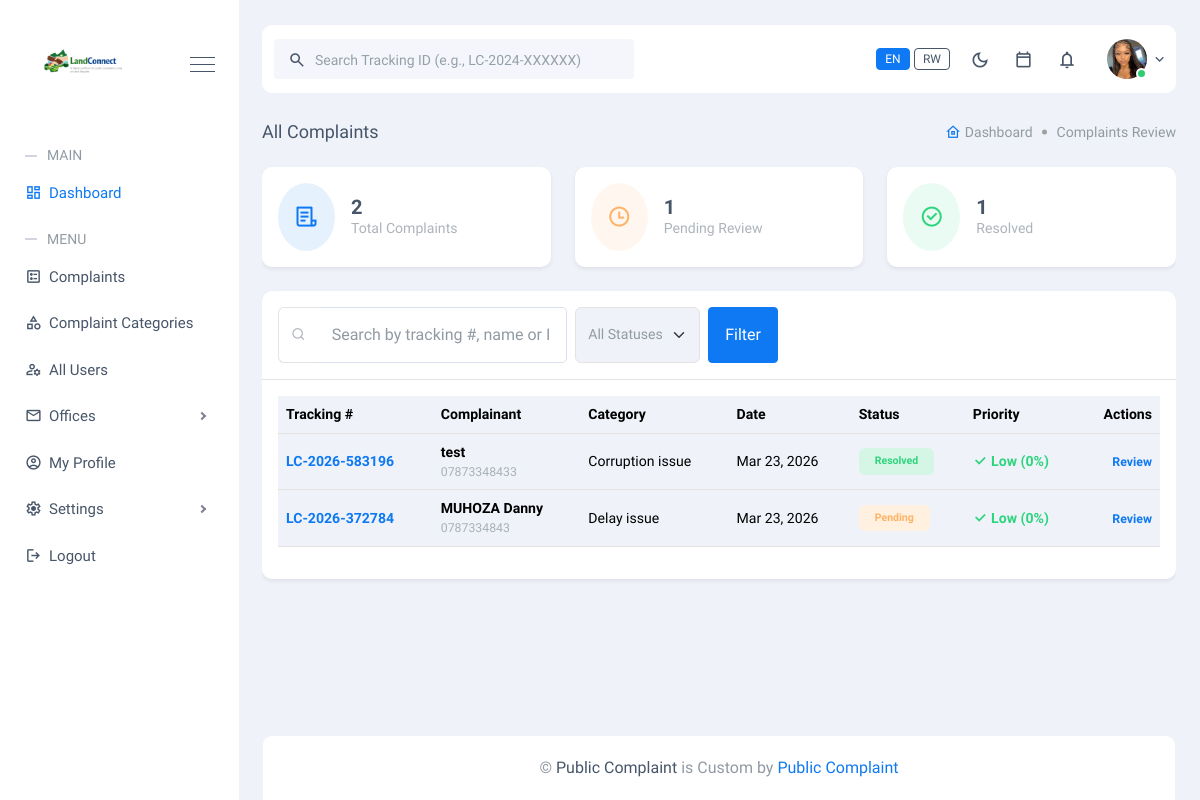
Page /administrator/complaints/ (signed in) on the earlier database version.
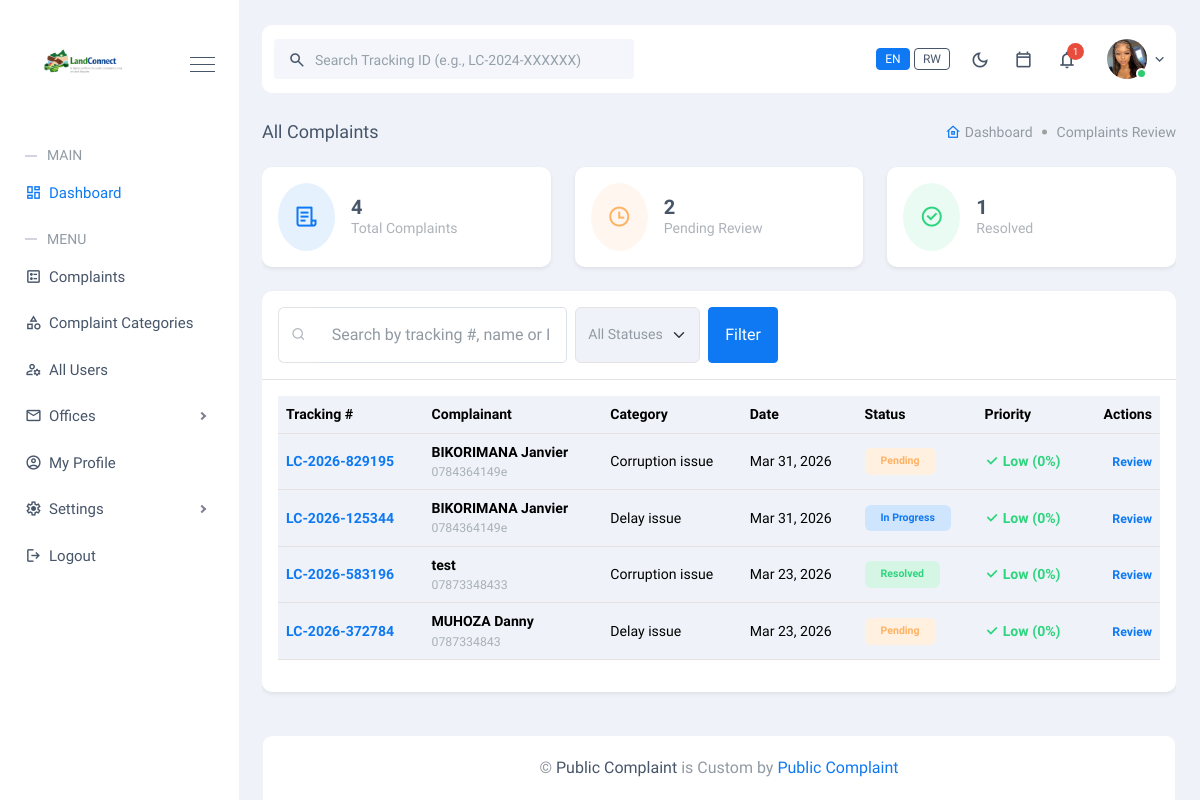
Same page on the later database version.
### citizen/models.py (models this page shows, shortened)
class Complaint(models.Model):
    STATUS_CHOICES = (
        ('pending', 'Pending'),
        ('in_progress', 'In Progress'),
        ('resolved', 'Resolved'),
        ('rejected', 'Rejected'),
    )
    GENDER_CHOICES = (
        ('male', 'Male'),
        ('female', 'Female'),
        ('other', 'Other'),
    )
    full_name = models.CharField(max_length=255)
    gender = models.CharField(max_length=10, choices=GENDER_CHOICES)
    phone_number = models.CharField(max_length=20)
    email = models.EmailField()
    national_id = models.CharField(max_length=20, verbose_name="ID or Passport Number")
    residence_province = models.ForeignKey('accounts.Province', on_delete=models.SET_NULL, null=True, related_name='complainant_residences')
    residence_district = models.ForeignKey('accounts.District', on_delete=models.SET_NULL, null=True, related_name='complainant_residences')
    residence_sector = models.CharField(max_length=100)
    residence_cell = models.CharField(max_length=100)
    residence_village = models.CharField(max_length=100)
    land_province = models.ForeignKey('accounts.Province', on_delete=models.SET_NULL, null=True, related_name='disputed_lands')
    land_district = models.ForeignKey('accounts.District', on_delete=models.SET_NULL, null=True, related_name='disputed_lands')
    land_sector = models.CharField(max_length=100)
    land_cell = models.CharField(max_length=100)
    upi = models.CharField(max_length=50, verbose_name="Parcel Identification (UPI)")
    category = models.ForeignKey('administrator.ComplaintCategory', on_delete=models.CASCADE, related_name='complaints')
    description = models.TextField(max_length=5000)
    has_approached_other_institution = models.BooleanField(default=False)
    other_institution_name = models.CharField(max_length=255, blank=True, null=True)
    previous_resolution_details = models.TextField(blank=True, null=True)
    attachment = models.FileField(upload_to='complaint_attachments/', blank=True, null=True)
    tracking_number = models.CharField(max_length=20, unique=True, editable=False)
    citizen = models.ForeignKey(settings.AUTH_USER_MODEL, on_delete=models.SET_NULL, null=True, blank=True, related_name='my_complaints')
    status = models.CharField(max_length=20, choices=STATUS_CHOICES, default='pending')
    created_at = models.DateTimeField(auto_now_add=True)
    updated_at = models.DateTimeField(auto_now=True)
    is_escalated = models.BooleanField(default=False, help_text="True if this complaint has been escalated to higher authorities.")
    escalation_risk = models.FloatField(default=0.0, help_text="Predicted probability (0-1) of escalation.")
    assigned_to = models.ForeignKey(settings.AUTH_USER_MODEL, on_delete=models.SET_NULL, null=True, blank=True, related_name='assigned_complaints', help_text="The staff member handling this case.")
    assigned_at = models.DateTimeField(null=True, blank=True)
    resolved_at = models.DateTimeField(null=True, blank=True)
    is_appeal = models.BooleanField(default=False, help_text="True if this is an appeal of a previous resolution.")
    resolution_details = models.TextField(blank=True, null=True, help_text="Final outcome details.")
    assigned_office = models.ForeignKey('administrator.Office', on_delete=models.SET_NULL, null=True, blank=True, related_name='assigned_complaints_dept', help_text="The department/office handling this case.")
    class Meta:
        ordering = ['-created_at']

### administrator/models.py (models this page shows, shortened)
class ComplaintCategory(models.Model):
    name = models.CharField(max_length=200, unique=True)
    description = models.TextField(blank=True)
    is_active = models.BooleanField(default=True)
    created_at = models.DateTimeField(auto_now_add=True)
    class Meta:
        ordering = ['name']
        verbose_name = 'Complaint Category'
        verbose_name_plural = 'Complaint Categories'

### administrator/views.py (the view)
# urls.py: path('administrator/complaints/', views.admin_complaints_list, name='admin_complaints_list'),
@login_required
@administrator_required
def admin_complaints_list(request):
    from django.core.paginator import Paginator
    q = request.GET.get('q', '').strip()
    status_filter = request.GET.get('status', '')
    complaints_qs = Complaint.objects.select_related('category', 'citizen').order_by('-created_at')
    if status_filter:
        complaints_qs = complaints_qs.filter(status=status_filter)
    if q:
        complaints_qs = complaints_qs.filter(
            models.Q(tracking_number__icontains=q) |
            models.Q(full_name__icontains=q) |
            models.Q(national_id__icontains=q)
        )
    paginator = Paginator(complaints_qs.distinct(), 15)
    page = request.GET.get('page', 1)
    complaints = paginator.get_page(page)
    from complaint.ml_service import escalation_predictor
    for c in complaints:
        try:
            c.risk_score = escalation_predictor.predict_risk(c)
            c.risk_percentage = int(c.risk_score * 100)
        except:
            c.risk_score = 0.0
            c.risk_percentage = 0
    stats = {
        'total': Complaint.objects.count(),
        'pending': Complaint.objects.filter(status='pending').count(),
        'resolved': Complaint.objects.filter(status='resolved').count(),
    }
    return render(request, 'complaints/complaint_list.html', {
        'complaints': complaints,
        'stats': stats,
        'q': q,
        'current_status': status_filter
    })

### accounts/models.py (called while the page is built)
    @property
    def is_administrator(self):
        return self.user_type == self.ADMINISTRATOR

### citizen/context_processors.py (called while the page is built)
def notification_context(request):
    if request.user.is_authenticated:
        unread_count = Notification.objects.filter(recipient=request.user, is_read=False).count()
        recent_notifications = Notification.objects.filter(recipient=request.user).order_by('-created_at')[:5]
        return {
            'unread_notifications_count': unread_count,
            'recent_notifications': recent_notifications
        }
    return {
        'unread_notifications_count': 0,
        'recent_notifications': []
    }

### complaint/ml_service.py (called while the page is built, shortened)
    def load_model(self):
        if os.path.exists(self.MODEL_PATH) and os.path.exists(self.ENCODER_PATH):
            self.model = joblib.load(self.MODEL_PATH)
            self.encoders = joblib.load(self.ENCODER_PATH)
            return True
        return False

    def predict_risk(self, complaint):
        if not self.model and not self.load_model():
            return 0.0

### administrator/templates/complaints/complaint_list.html (shortened to what the changed rows need)
{% extends 'base.html' %}
{% load static %}
{% block content %}
<div class="main-content-container overflow-hidden">
    <div class="row mb-4">
        <div class="col-md-4">
            <div class="card bg-white border-0 rounded-10 p-3 shadow-sm">
                <div class="d-flex align-items-center">
                    <div>
                        <h4 class="mb-0 fs-20 fw-bold">{{ stats.total }}</h4>
                        <p class="text-muted mb-0" data-en="Total Complaints" data-rw="Ibibazo Byose">Total Complaints
                        </p>
                    </div>
                </div>
            </div>
        </div>
        <div class="col-md-4">
            <div class="card bg-white border-0 rounded-10 p-3 shadow-sm">
                <div class="d-flex align-items-center">
                    <div>
                        <h4 class="mb-0 fs-20 fw-bold">{{ stats.pending }}</h4>
                        <p class="text-muted mb-0" data-en="Pending Review" data-rw="Bitegereje">Pending Review</p>
                    </div>
                </div>
            </div>
        </div>
    </div>
    <div class="card bg-white rounded-10 border-0 mb-4 shadow-sm">
        <div class="p-3">
            <div class="table-responsive">
                <table class="table align-middle">
                    <thead class="bg-light">
                        <tr>
                            <th scope="col" data-en="Tracking #" data-rw="Nimero">Tracking #</th>
                            <th scope="col" data-en="Complainant" data-rw="Uwatunze ikibazo">Complainant</th>
                            <th scope="col" data-en="Category" data-rw="Icyiciro">Category</th>
                            <th scope="col" data-en="Date" data-rw="Itariki">Date</th>
                            <th scope="col" data-en="Status" data-rw="Imiterere">Status</th>
                            <th scope="col" data-en="Priority" data-rw="Icyihutirwa">Priority</th>
                            <th scope="col" class="text-end" data-en="Actions" data-rw="Ibikorwa">Actions</th>
                        </tr>
                    </thead>
                    <tbody>
                        {% for c in complaints %}
                        <tr>
                            <td><span class="fw-bold text-primary">{{ c.tracking_number }}</span></td>
                            <td>
                                <div class="d-flex flex-column">
                                    <span class="fw-semibold">{{ c.full_name }}</span>
                                    <small class="text-muted">{{ c.phone_number }}</small>
                                </div>
                            </td>
                            <td>{{ c.category.name }}</td>
                            <td>{{ c.created_at|date:"M d, Y" }}</td>
                            <td>
                                {% if c.status == 'pending' %}
                                <span class="badge bg-warning-subtle text-warning px-3 py-2">Pending</span>
                                {% elif c.status == 'in_progress' %}
                                <span class="badge bg-primary-subtle text-primary px-3 py-2">In Progress</span>
                                {% elif c.status == 'resolved' %}
                                <span class="badge bg-success-subtle text-success px-3 py-2">Resolved</span>
                                {% else %}
                                <span class="badge bg-danger-subtle text-danger px-3 py-2">Rejected</span>
                                {% endif %}
                            <td>
                                {% if c.risk_score > 0.7 %}
                                <span class="text-danger fw-bold"><i class="ri-fire-fill"></i> High ({{c.risk_percentage }}%)</span>
                                {% elif c.risk_score > 0.4 %}
                                <span class="text-warning fw-bold"><i class="ri-alert-line"></i> Medium ({{c.risk_percentage }}%)</span>
                                {% else %}
                                <span class="text-success fw-bold"><i class="ri-check-line"></i> Low ({{c.risk_percentage }}%)</span>
                                {% endif %}
                            </td>
                            <td class="text-end">
                                <a href="{% url 'admin_complaint_detail' c.pk %}"
                                    class="text-primary fw-bold text-decoration-none small" data-en="Review"
                                    data-rw="Suzuma">
                                </a>
                            </td>
                        </tr>
                        {% endfor %}
                    </tbody>
                </table>
            </div>
        </div>
    </div>
</div>
{% endblock %}

### templates/header.html (shortened to what the changed rows need)
{% load static %}
<header class="header-area bg-white mb-4 rounded-10 border border-white" id="header-area">
    <div class="row align-items-center">
        <div class="col-md-6">
            <div class="right-header-content mt-3 mt-md-0">
                <ul
                    class="d-flex align-items-center justify-content-center justify-content-md-end ps-0 mb-0 list-unstyled">
                    <li class="header-right-item">
                        <div class="dropdown notifications noti">
                            <button aria-expanded="false" class="btn btn-secondary border-0 p-0 position-relative"
                                data-bs-toggle="dropdown" type="button">
                                <span class="material-symbols-outlined">
                                </span>
                                {% if unread_notifications_count > 0 %}
                                <span class="count bg-danger">{{ unread_notifications_count }}</span>
                                {% endif %}
                            </button>
                        </div>
                    </li>
                </ul>
            </div>
        </div>
    </div>
</header>

Differences in the rows shown:
added Complaint: tracking_number "LC-2026-829195", full_name "BIKORIMANA Janvier", phone_number "0784364149e", category.name "Corruption issue", created_at "Mar 31, 2026", status "Pending", risk_percentage "0"
added Complaint: tracking_number "LC-2026-125344", full_name "BIKORIMANA Janvier", phone_number "0784364149e", category.name "Delay issue", created_at "Mar 31, 2026", status "In Progress", risk_percentage "0"
Other differences:
{{ unread_notifications_count }}: (not shown) → "1"
{{ stats.total }}: "2" → "4"
{{ stats.pending }}: "1" → "2"
